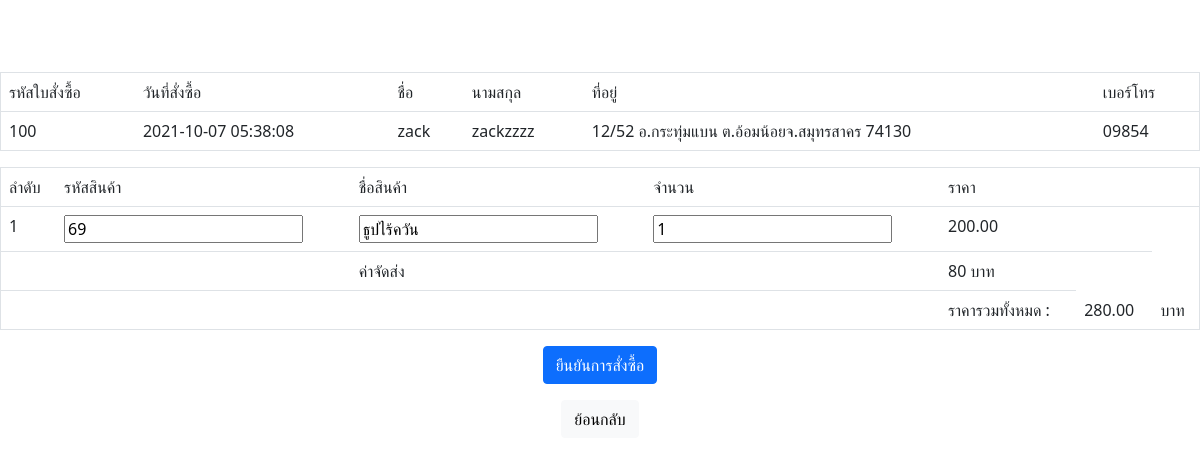
The app's page /posell.php?id=100 with its own data.
### tables this page shows
CREATE TABLE `orders` (
  `order_ID` int(10) NOT NULL,
  `orderDate` datetime NOT NULL,
  `firstname` varchar(255) NOT NULL,
  `lastname` varchar(255) NOT NULL,
  `tel` varchar(10) NOT NULL,
  `address` varchar(255) NOT NULL,
  `post` int(255) NOT NULL,
  `usersreg_ID` int(10) NOT NULL,
  `postatus` varchar(255) NOT NULL,
  `slip` varchar(255) NOT NULL,
  `postID` varchar(11) DEFAULT NULL
);

CREATE TABLE `orders_detail` (
  `DetailID` int(10) NOT NULL,
  `order_ID` int(10) NOT NULL,
  `productID` int(10) NOT NULL,
  `Qty` int(255) NOT NULL
);

CREATE TABLE `product` (
  `productID` int(10) NOT NULL,
  `productname` varchar(255) NOT NULL,
  `pic` varchar(255) NOT NULL,
  `productcategory` varchar(255) NOT NULL,
  `remainunit` int(255) NOT NULL,
  `price` int(255) NOT NULL,
  `productdetail` text NOT NULL
);

### posell.php (the view, shortened to what this page needs)
<?php require("connect.php");   ?>
<?php require("bootstrap.php");   ?>
<html>
<head>
</head>
<body>
<center>
<br>
  <br>
  <br>
<?php
$id=$_GET['id'];
$strSQL = "SELECT * FROM orders WHERE order_ID = $id ";
$objQuery = mysqli_query($conn,$strSQL)  or die(mysqli_error($conn));
$objResult = mysqli_fetch_array($objQuery);
?>
<div style="width:100%; margin:0px auto;">
<table border="1" class="table">
  <tr>
    <td>รหัสใบสั่งซื้อ</td>
    <td>วันที่สั่งซื้อ</td>
    <td>ชื่อ</td>
    <td>นามสกุล</td>
    <td>ที่อยู่</td>
    <td>เบอร์โทร</td>
  </tr>
    <tr>
      <td ><?php echo $objResult["order_ID"];?></td>
      <td ><?php echo $objResult["orderDate"];?></td>
      <td ><?php echo $objResult["firstname"];?></td>
      <td ><?php echo $objResult["lastname"];?></td>
      <td ><?php echo $objResult["address"];?></td>
      <td ><?php echo $objResult["tel"];?></td>
    </tr>
  </table>
  <form name="form" method="POST" action="poselldata.php?Action=Save">
<table border="1" class="table">
  <tr>
    <td >ลำดับ</td>
    <td >รหัสสินค้า</td>
    <td >ชื่อสินค้า</td>
    <td >จำนวน</td>
    <td >ราคา</td>
    <td ></td>
    <td ></td>
  </tr>
<?php
$i=0;
$n=0;
$SumTotal = 0;
$strSQL2 = "SELECT * FROM orders_detail WHERE order_ID = $id ";
$objQuery2 = mysqli_query($conn,$strSQL2)  or die(mysql_error());
while($objResult2 = mysqli_fetch_array($objQuery2))
{
    $i=$i+1;
    $n++;
		$strSQL3 = "SELECT * FROM product WHERE productID = '".$objResult2["productID"]."' ";
		$objQuery3 = mysqli_query($conn,$strSQL3)  or die(mysql_error());
		$objResult3 = mysqli_fetch_array($objQuery3);
		$Total = $objResult2["Qty"] * $objResult3["price"];
		$SumTotal = $SumTotal + $Total;
	  ?>
	<tr>
        <td><?php echo $n;?></td>
		<td>
        <input name="txtproductID<?php echo $i;?>"value="<?php echo $objResult2["productID"];?>" readonly></td>
		<td><input name="txtproductname<?php echo $i;?>" value="<?php echo $objResult3["productname"]; ?>" readonly></td>
        <td><input name="txtqty<?php echo $i;?>" type="text" value="<?php echo $objResult2["Qty"];?>" readonly/></td>
		<td><?php echo number_format($objResult3["price"],2);?></td>
		<td><input type="hidden" name="total<?php echo $i;?>"value="<?php echo $Total;?>"></td>
	</tr>
<?php
 }
?>
<tr>
  <td colspan="2"></td>
  <td>ค่าจัดส่ง</td>
  <td></td>
  <td>80 บาท</td>
</tr>
      <tr>
  <tr>
    <td colspan="4"></td>
      <td>ราคารวมทั้งหมด : </td>
      <td><?php echo number_format($SumTotal+80,2);?></td>
      <td>บาท</td>
</tr>
</table>
<input class="btn btn-primary" type="submit" name="submit" value="ยืนยันการสั่งซื้อ">
</form>
<button class="btn btn-light" onclick="window.history.back();">ย้อนกลับ</button>
</body>
</html>

### records on screen
orders: order_ID "100", orderDate "2021-10-07 05:38:08", firstname "zack", lastname "zackzzzz", address "12/52 อ.กระทุ่มแบน ต.อ้อมน้อยจ.สมุทรสาคร 74130", tel "09854"
orders_detail: productID.productname "ธูปไร้ควัน", Qty "1", productID.price "200.00"

### other values on screen
$SumTotal+80 "280.00"
